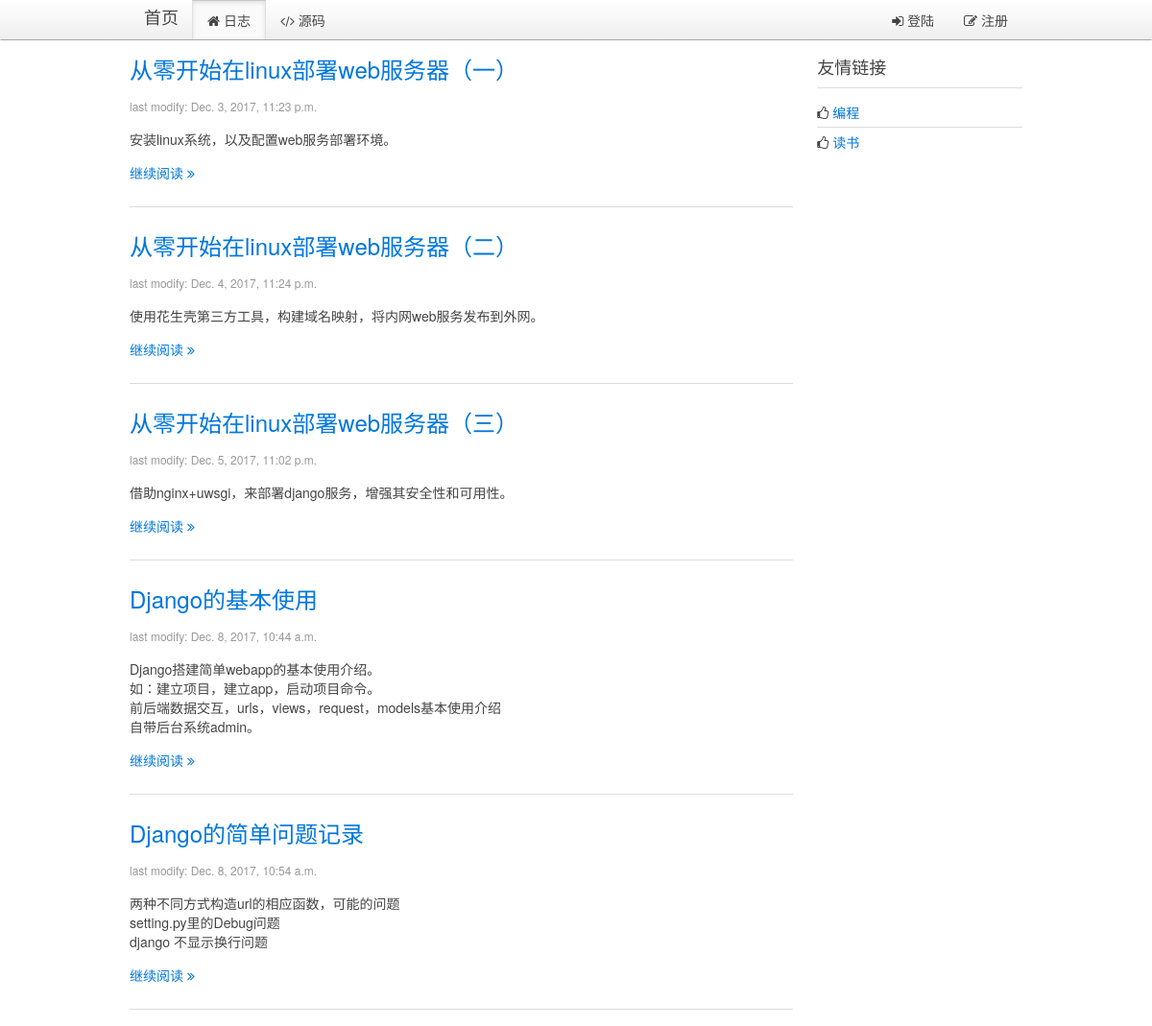
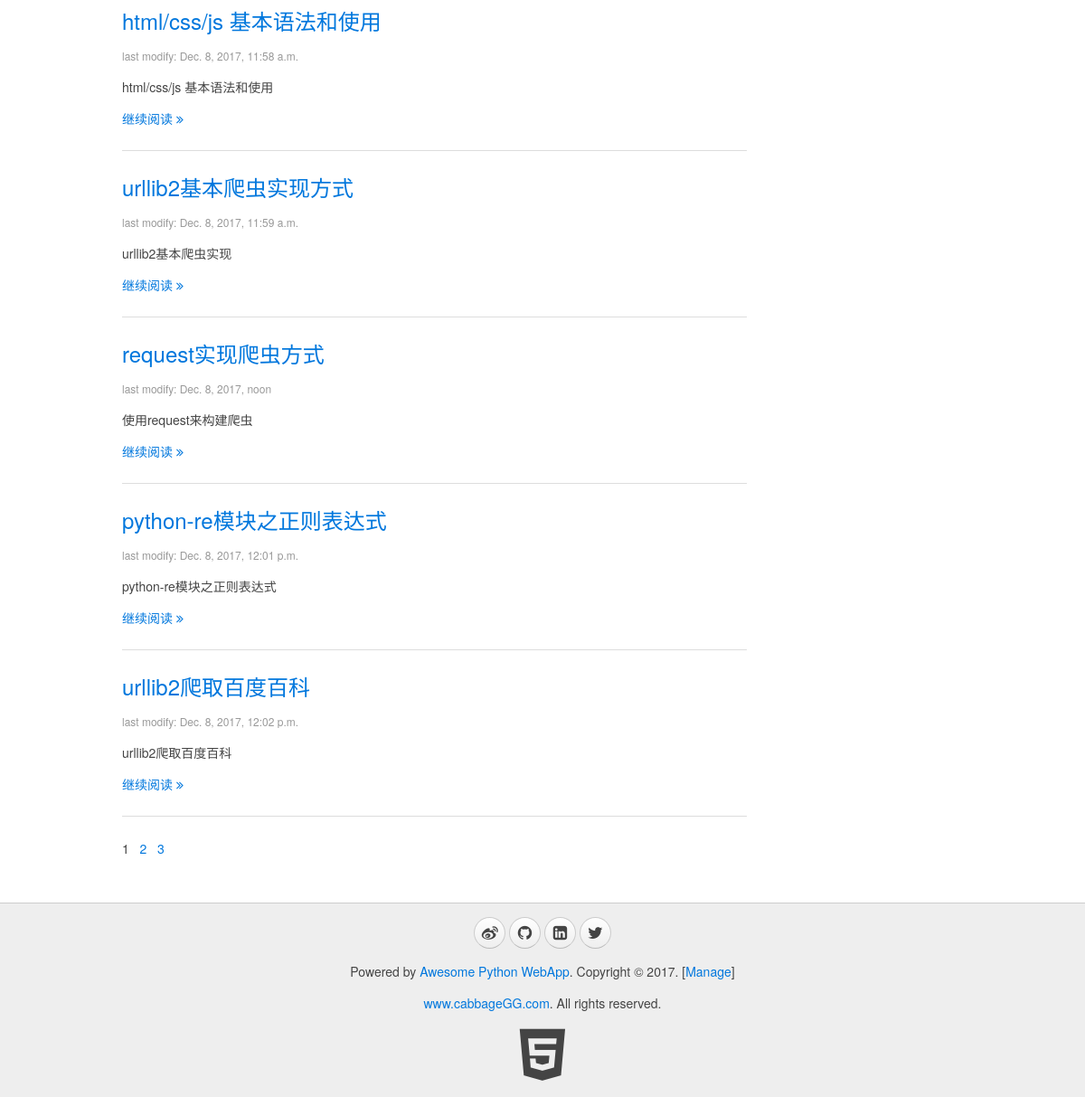
Before: / with the older database file (2 pictures, top to bottom).
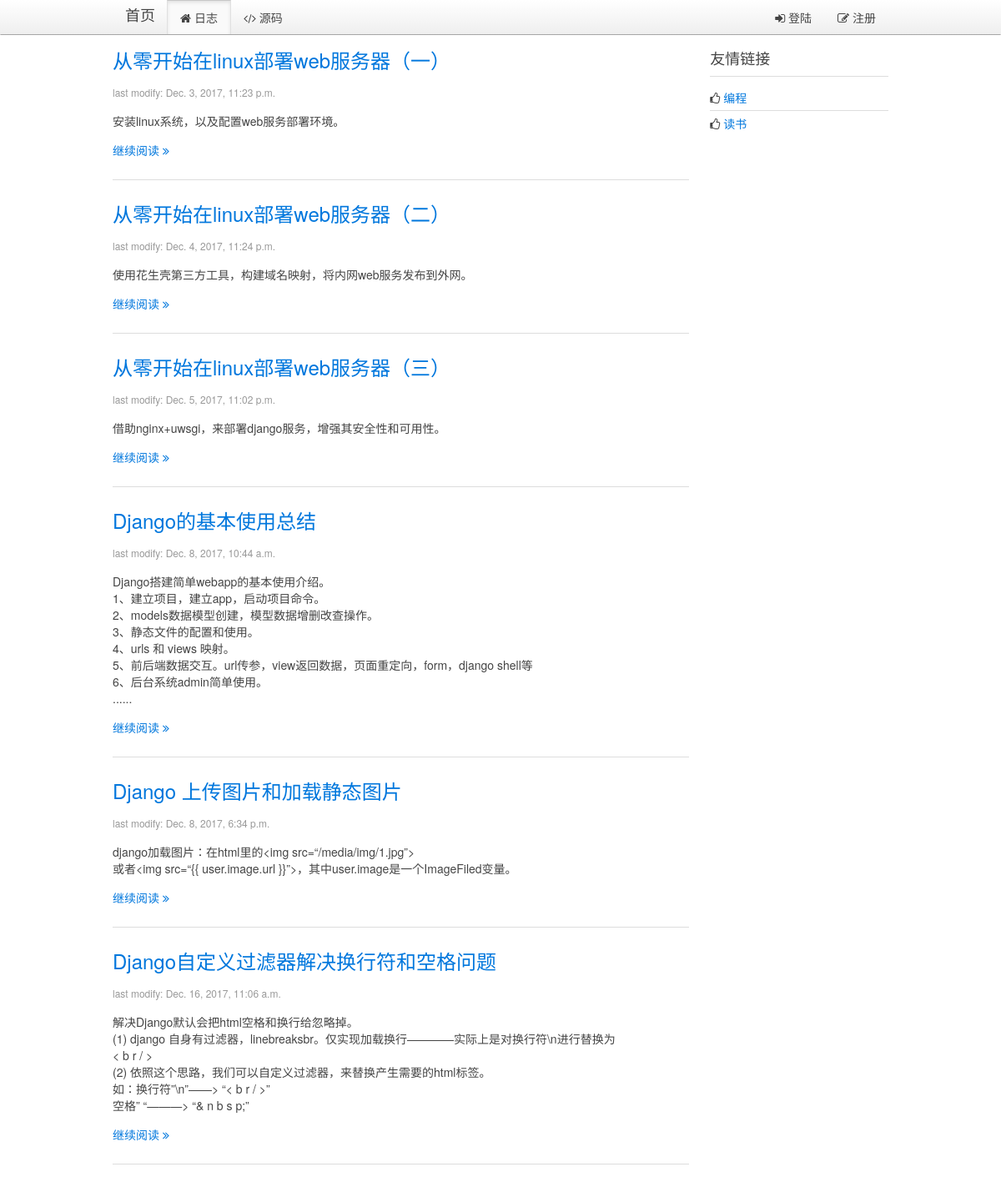
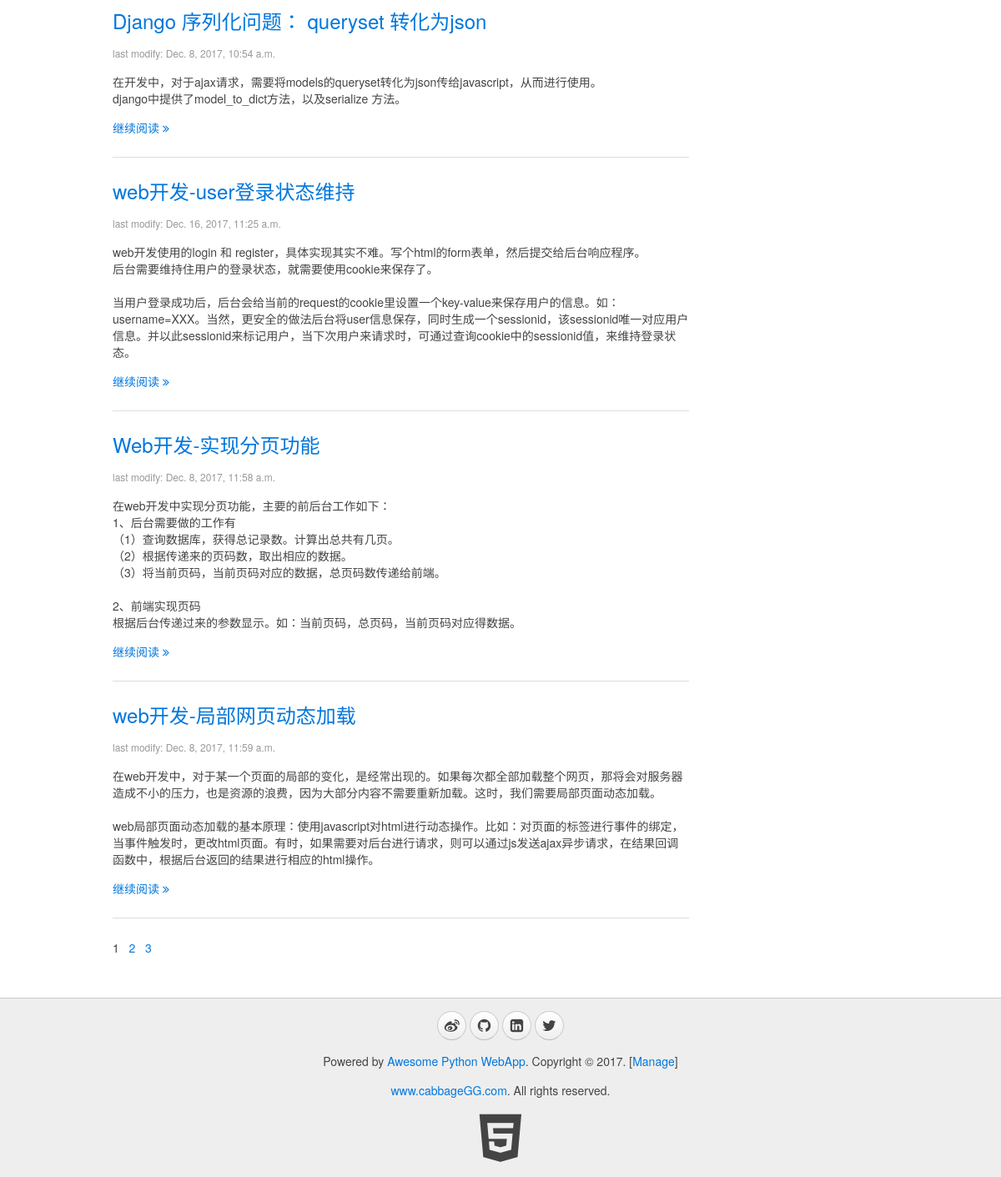
After: the same page with the newer database file (2 pictures, top to bottom).
### blog/models.py (models this page shows, shortened)
class Blog(models.Model):
    title = models.CharField(max_length=32, default="Title")
    content = models.TextField(null=True)
    summary = models.TextField(null=True)
    create_time = models.DateTimeField(null=True)

### blog/views.py (the view)
# urls.py: url(r'^$',views.blogs, name="index"),
def index(request):
    userinfo = ""
    account = request.COOKIES.get("account","")
    if account:
        userinfo = models.User.objects.filter(account=account)
        if userinfo:
            userinfo = userinfo[0]
    page = int(request.GET.get("p", "1"))
    first = (page - 1)*10
    end = first + 10
    blogs = models.Blog.objects.all()
    total_nums = len(blogs)
    if (total_nums % 10) > 0:
        page_nums = int(total_nums/10) + 1
    else:
        page_nums = int(total_nums/10)
    page_nums = range(0, page_nums)
    blogs = blogs[first:end]
    page = page - 1
    return render(request, "blog/index.html", {"blogs": blogs, "page":page, "page_nums":page_nums, "userinfo":userinfo})

### blog/templates/blog/index.html (shortened to what this page needs)
{% extends '__base__.html' %}
{% block content %}
    <div class="uk-width-medium-3-4">
    {% for blog in blogs %}
        <article class="uk-article">
            <h2><a href="/blog/page/{{ blog.id }}">{{ blog.title }}</a></h2>
            <p class="uk-article-meta">last modify: {{ blog.create_time }}</p>
            <p>{{ blog.summary | linebreaksbr }}</p>
            <p><a href="/blog/page/{{ blog.id }}">继续阅读 <i class="uk-icon-angle-double-right"></i></a></p>
        </article>
        <hr class="uk-article-divider">
    {% endfor %}
        <div class="page">
        {% for page_num in page_nums %}
            {% if page_num == page %}
                <span>{{ page_num|add:"1" }}&nbsp;&nbsp;</span>
            {% else %}
                <a href="?p={{ page_num|add:"1" }}"><span>{{ page_num|add:"1" }}&nbsp;&nbsp;</span></a>
            {% endif %}
        {% endfor %}
        </div>
    </div>
    <div class="uk-width-medium-1-4">
        <div class="uk-panel uk-panel-header">
            <h3 class="uk-panel-title">友情链接</h3>
            <ul class="uk-list uk-list-line">
                <li><i class="uk-icon-thumbs-o-up"></i> <a target="_blank" href="https://github.com/cabbageGG">编程</a></li>
                <li><i class="uk-icon-thumbs-o-up"></i> <a target="_blank" href="http://blog.jobbole.com/all-posts/">读书</a></li>
            </ul>
        </div>
    </div>
{% endblock %}

Changed rows visible on the page:
removed Blog: title "Django的基本使用", create_time "Dec. 8, 2017, 10:44 a.m.", summary "Django搭建简单webapp的基本使用介绍。 如：建立项目，建立app，启动项目命令。 前后端数据交互，urls，views，request，models基本使用介绍 自带后台系统admin。"
no longer on this page (row edited): Blog: title "request实现爬虫方式", create_time "Dec. 8, 2017, noon", summary "使用request来构建爬虫"
no longer on this page (row unchanged): Blog: title "python-re模块之正则表达式", create_time "Dec. 8, 2017, 12:01 p.m.", summary "python-re模块之正则表达式"
no longer on this page (row unchanged): Blog: title "urllib2爬取百度百科", create_time "Dec. 8, 2017, 12:02 p.m.", summary "urllib2爬取百度百科"
added Blog: title "Django的基本使用总结", create_time "Dec. 8, 2017, 10:44 a.m.", summary "Django搭建简单webapp的基本使用介绍。 1、建立项目，建立app，启动项目命令。 2、models数据模型创建，模型数据增删改查操作。 3、静态文件的配置和使用。 4、urls 和 views 映射。 5、前后端数据交互。url传参，view返回数据，页面重定向，form，django shell等 6、后台系统admin简单使用。 ......"
added Blog: title "Django 上传图片和加载静态图片", create_time "Dec. 8, 2017, 6:34 p.m.", summary "django加载图片：在html里的<img src=“/media/img/1.jpg”> 或者<img src=“{{ user.image.url }}”>，其中user.image是一个ImageFiled变量。"
added Blog: title "Django自定义过滤器解决换行符和空格问题", create_time "Dec. 16, 2017, 11:06 a.m.", summary "解决Django默认会把html空格和换行给忽略掉。 (1) django 自身有过滤器，linebreaksbr。仅实现加载换行————实际上是对换行符\\n进行替换为 < b r / > (2) 依照这个思路，我们可以自定义过滤器，来替换产生需要的html标签。 如：换行符”\\n”——> “< b r / >” 空格” “———> “& n b s p;”"
changed Blog: title "Django的简单问题记录" → "Django 序列化问题： queryset 转化为json"; summary "两种不同方式构造url的相应函数，可能的问题 setting.py里的Debug问题 django 不显示换行问题" → "在开发中，对于ajax请求，需要将models的queryset转化为json传给javascript，从而进行使用。 django中提供了model_to_dict方法，以及serialize 方法。"
added Blog: title "web开发-user登录状态维持", create_time "Dec. 16, 2017, 11:25 a.m.", summary "web开发使用的login 和 register，具体实现其实不难。写个html的form表单，然后提交给后台响应程序。 后台需要维持住用户的登录状态，就需要使用cookie来保存了。 当用户登录成功后，后台会给当前的request的cookie里设置一个key-value来保存用户的信息。如：username=XXX。当然，更安全的做法后台将user信息保存，同时生成一个sessionid，该sessionid唯一对应用户信息。并以此sessionid来标记用户，当下次用户来请求时，可通过查询cookie中的sessionid值，来维持登录状态。"
changed Blog: title "html/css/js 基本语法和使用" → "Web开发-实现分页功能"; summary "html/css/js 基本语法和使用" → "在web开发中实现分页功能，主要的前后台工作如下： 1、后台需要做的工作有 （1）查询数据库，获得总记录数。计算出总共有几页。 （2）根据传递来的页码数，取出相应的数据。 （3）将当前页码，当前页码对应的数据，总页码数传递给前端。 2、前端实现页码 根据后台传递过来的参数显示。如：当前页码，总页码，当前页码对应得数据。"
changed Blog: title "urllib2基本爬虫实现方式" → "web开发-局部网页动态加载"; summary "urllib2基本爬虫实现" → "在web开发中，对于某一个页面的局部的变化，是经常出现的。如果每次都全部加载整个网页，那将会对服务器造成不小的压力，也是资源的浪费，因为大部分内容不需要重新加载。这时，我们需要局部页面动态加载。 web局部页面动态加载的基本原理：使用javascript对html进行动态操作。比如：对页面的标签进行事件的绑定，当事件触发时，更改html页面。有时，如果需要对后台进行请求，则可以通过js发送ajax异步请求，在结果回调函数中，根据后台返回的结果进行相应的html操作。"
